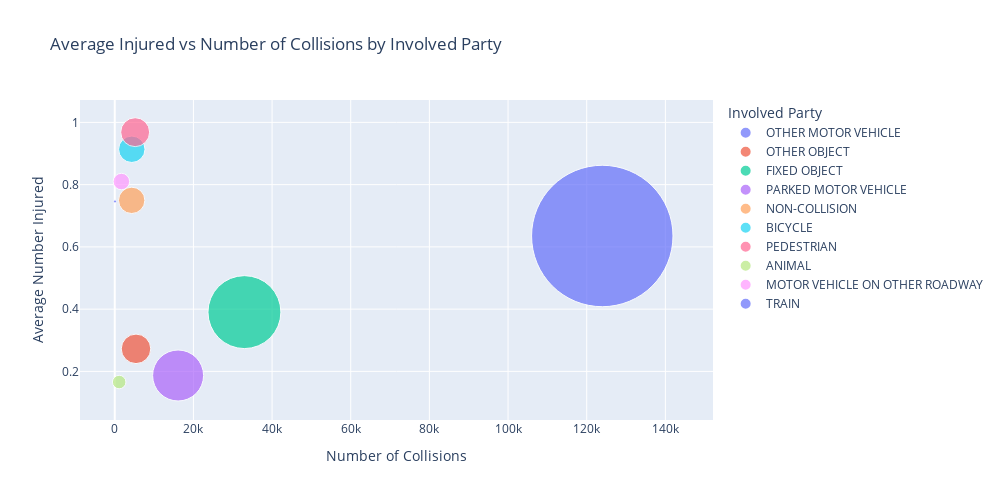

Source (notebook cell):
### Code cell
# Scatter plot: collision frequency vs average injuries by involved party type
fig = px.scatter(
    involved_type,
    x='Num Collisions',
    y='Avg Injured',
    color='Involved Party',
    hover_name='Involved Party',
    title = 'Average Injured vs Number of Collisions by Involved Party',
    category_orders={'Involved Party': color_order},
    size='Num Collisions',
    size_max=100,
    width=1000,
    height=500
)

fig.update_layout(
    xaxis_title='Number of Collisions',
    yaxis_title='Average Number Injured',
    legend_title='Involved Party'
)

fig.show()

### Figure 1 — Plotly figure (JSON) as saved in the notebook; plotly's stock layout.template omitted (floating-point values rounded to 4 significant figures)
{"data": [{"hovertemplate": "<b>%{hovertext}</b><br><br>Involved Party=OTHER MOTOR VEHICLE<br>Num Collisions=%{marker.size}<br>Avg Injured=%{y}<extra></extra>", "hovertext": ["OTHER MOTOR VEHICLE"], "legendgroup": "OTHER MOTOR VEHICLE", "marker": {"color": "#636efa", "size": [123962], "sizemode": "area", "sizeref": 12.4, "symbol": "circle"}, "mode": "markers", "name": "OTHER MOTOR VEHICLE", "orientation": "v", "showlegend": true, "type": "scatter", "x": [123962], "xaxis": "x", "y": [0.635], "yaxis": "y"}, {"hovertemplate": "<b>%{hovertext}</b><br><br>Involved Party=OTHER OBJECT<br>Num Collisions=%{marker.size}<br>Avg Injured=%{y}<extra></extra>", "hovertext": ["OTHER OBJECT"], "legendgroup": "OTHER OBJECT", "marker": {"color": "#EF553B", "size": [5404], "sizemode": "area", "sizeref": 12.4, "symbol": "circle"}, "mode": "markers", "name": "OTHER OBJECT", "orientation": "v", "showlegend": true, "type": "scatter", "x": [5404], "xaxis": "x", "y": [0.2725], "yaxis": "y"}, {"hovertemplate": "<b>%{hovertext}</b><br><br>Involved Party=FIXED OBJECT<br>Num Collisions=%{marker.size}<br>Avg Injured=%{y}<extra></extra>", "hovertext": ["FIXED OBJECT"], "legendgroup": "FIXED OBJECT", "marker": {"color": "#00cc96", "size": [32969], "sizemode": "area", "sizeref": 12.4, "symbol": "circle"}, "mode": "markers", "name": "FIXED OBJECT", "orientation": "v", "showlegend": true, "type": "scatter", "x": [32969], "xaxis": "x", "y": [0.3905], "yaxis": "y"}, {"hovertemplate": "<b>%{hovertext}</b><br><br>Involved Party=PARKED MOTOR VEHICLE<br>Num Collisions=%{marker.size}<br>Avg Injured=%{y}<extra></extra>", "hovertext": ["PARKED MOTOR VEHICLE"], "legendgroup": "PARKED MOTOR VEHICLE", "marker": {"color": "#ab63fa", "size": [16106], "sizemode": "area", "sizeref": 12.4, "symbol": "circle"}, "mode": "markers", "name": "PARKED MOTOR VEHICLE", "orientation": "v", "showlegend": true, "type": "scatter", "x": [16106], "xaxis": "x", "y": [0.1868], "yaxis": "y"}, {"hovertemplate": "<b>%{hovertext}</b><br><br>Involved Party=NON-COLLISION<br>Num Collisions=%{marker.size}<br>Avg Injured=%{y}<extra></extra>", "hovertext": ["NON-COLLISION"], "legendgroup": "NON-COLLISION", "marker": {"color": "#FFA15A", "size": [4305], "sizemode": "area", "sizeref": 12.4, "symbol": "circle"}, "mode": "markers", "name": "NON-COLLISION", "orientation": "v", "showlegend": true, "type": "scatter", "x": [4305], "xaxis": "x", "y": [0.7496], "yaxis": "y"}, {"hovertemplate": "<b>%{hovertext}</b><br><br>Involved Party=BICYCLE<br>Num Collisions=%{marker.size}<br>Avg Injured=%{y}<extra></extra>", "hovertext": ["BICYCLE"], "legendgroup": "BICYCLE", "marker": {"color": "#19d3f3", "size": [4335], "sizemode": "area", "sizeref": 12.4, "symbol": "circle"}, "mode": "markers", "name": "BICYCLE", "orientation": "v", "showlegend": true, "type": "scatter", "x": [4335], "xaxis": "x", "y": [0.9137], "yaxis": "y"}, {"hovertemplate": "<b>%{hovertext}</b><br><br>Involved Party=PEDESTRIAN<br>Num Collisions=%{marker.size}<br>Avg Injured=%{y}<extra></extra>", "hovertext": ["PEDESTRIAN"], "legendgroup": "PEDESTRIAN", "marker": {"color": "#FF6692", "size": [5191], "sizemode": "area", "sizeref": 12.4, "symbol": "circle"}, "mode": "markers", "name": "PEDESTRIAN", "orientation": "v", "showlegend": true, "type": "scatter", "x": [5191], "xaxis": "x", "y": [0.9686], "yaxis": "y"}, {"hovertemplate": "<b>%{hovertext}</b><br><br>Involved Party=ANIMAL<br>Num Collisions=%{marker.size}<br>Avg Injured=%{y}<extra></extra>", "hovertext": ["ANIMAL"], "legendgroup": "ANIMAL", "marker": {"color": "#B6E880", "size": [1128], "sizemode": "area", "sizeref": 12.4, "symbol": "circle"}, "mode": "markers", "name": "ANIMAL", "orientation": "v", "showlegend": true, "type": "scatter", "x": [1128], "xaxis": "x", "y": [0.1658], "yaxis": "y"}, {"hovertemplate": "<b>%{hovertext}</b><br><br>Involved Party=MOTOR VEHICLE ON OTHER ROADWAY<br>Num Collisions=%{marker.size}<br>Avg Injured=%{y}<extra></extra>", "hovertext": ["MOTOR VEHICLE ON OTHER ROADWAY"], "legendgroup": "MOTOR VEHICLE ON OTHER ROADWAY", "marker": {"color": "#FF97FF", "size": [1688], "sizemode": "area", "sizeref": 12.4, "symbol": "circle"}, "mode": "markers", "name": "MOTOR VEHICLE ON OTHER ROADWAY", "orientation": "v", "showlegend": true, "type": "scatter", "x": [1688], "xaxis": "x", "y": [0.81], "yaxis": "y"}, {"hovertemplate": "<b>%{hovertext}</b><br><br>Involved Party=TRAIN<br>Num Collisions=%{marker.size}<br>Avg Injured=%{y}<extra></extra>", "hovertext": ["TRAIN"], "legendgroup": "TRAIN", "marker": {"color": "#636efa", "size": [63], "sizemode": "area", "sizeref": 12.4, "symbol": "circle"}, "mode": "markers", "name": "TRAIN", "orientation": "v", "showlegend": true, "type": "scatter", "x": [63], "xaxis": "x", "y": [0.746], "yaxis": "y"}], "layout": {"height": 500, "legend": {"itemsizing": "constant", "title": {"text": "Involved Party"}, "tracegroupgap": 0}, "title": {"text": "Average Injured vs Number of Collisions by Involved Party"}, "width": 1000, "xaxis": {"anchor": "y", "domain": [0, 1], "title": {"text": "Number of Collisions"}}, "yaxis": {"anchor": "x", "domain": [0, 1], "title": {"text": "Average Number Injured"}}}}
